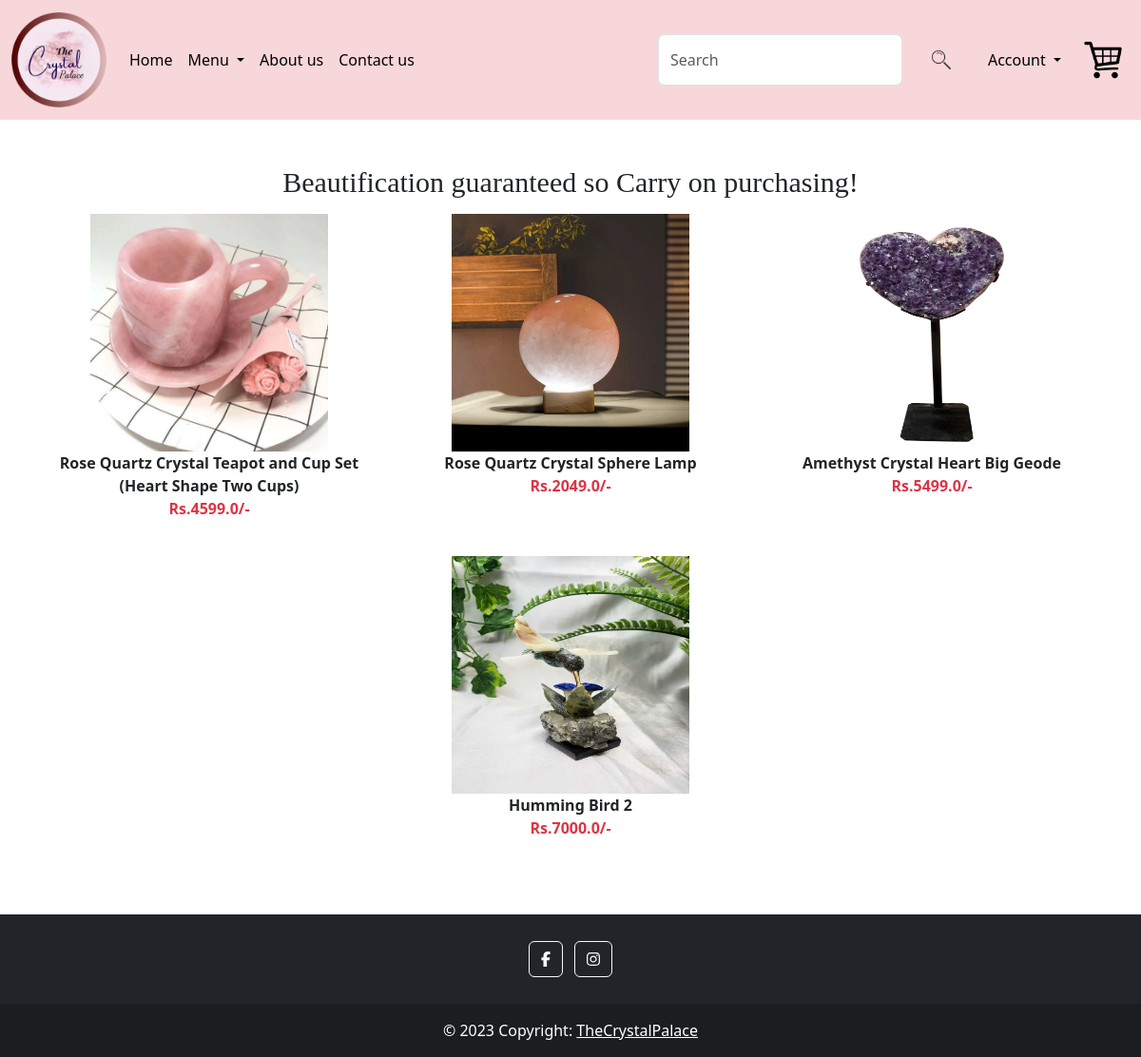
Screenshot of /category/EX (signed in) with the database file from the repository.
### app/models.py (models this page shows, shortened)
class Product(models.Model):
    title = models.CharField(max_length=100)
    selling_price = models.FloatField()
    discounted_price = models.FloatField()
    description = models.TextField()
    benefits = models.TextField(default=' ')
    customization = models.TextField(default=' ')
    category = models.CharField(choices=CATEGORY_CHOICES, max_length=2)
    product_image = models.ImageField(upload_to='product')

### app/views.py (the view)
# urls.py: path('category/<slug:val>', views.CategoryView.as_view(),name="category"),
@method_decorator(login_required,name='dispatch')
class CategoryView(View):
    def get(self,request,val):
        product = Product.objects.filter(category=val)
        title = Product.objects.filter(category=val).values('title') #.annotate(total=Count('title'))
        return render(request,'app/category.html',locals())

### app/templates/app/category.html (shortened to what this page needs)
{% extends 'app/base.html' %}
{% load static %}
{% block main-content %}
    <div class = "container my-5">
        <div class="text-center">
            <h1 style="font-family: Georgia; font-size: 30px;">Beautification guaranteed so Carry on purchasing!</h1></div>
     <div class = "col-sm-15">
        <div class="row">
            {% for prod in  product %}
                <div class="col text-center mb-4">
                    <a href="{%url 'product-detail' prod.id %}" class="btn">
                    <div>
                        <img src="{{prod.product_image.url}}" width="250px" height="250px" />
                        <div class="fw-bold">{{prod.title}}</div>
                        <div class="fw-bold text-danger">
                            Rs.{{prod.discounted_price}}/-
                        </div>
                    </div>
                    </a>
                </div>
            {% endfor %}
        </div>
     </div>
    </div>
{% endblock main-content %}

### app/templates/app/base.html (shortened to what this page needs)
<!DOCTYPE html>
{% load static %}
<html lang="en">
<head>
    <link href="https://cdn.jsdelivr.net/npm/bootstrap@5.3.0-alpha1/dist/css/bootstrap.min.css" rel="stylesheet">
    <link rel="stylesheet" href="https://cdnjs.cloudflare.com/ajax/libs/font-awesome/4.7.0/css/font-awesome.min.css">
    <link rel="stylesheet" href="{% static 'app/css/owl.carousel.min.css'%}"/>
    <link rel="stylesheet" href="{% static 'app/css/all.min.css'%}"/>
    <link rel="stylesheet" href="{% static 'app/css/style.css'%}"/>
    <link rel="stylesheet" href="https://cdnjs.cloudflare.com/ajax/libs/font-awesome/4.7.0/css/font-awesome.min.css">
</head>
<body>
    <nav class="navbar navbar-expand-lg navbar-dark bg-danger-subtle">
      <div class="container-fluid">
        <a class="navbar-brand" href="/">
          <img src="{%static "app\images\homepage\LogoCrystal1.png" %}"width="100" height="100"/>
        </a>
        <div class="collapse navbar-collapse" id="navbarSupportedContent">
          <ul class="navbar-nav me-auto mb-2 mb-lg-0">
            {% if request.user.is_authenticated %}
              <li class="nav-item">
                <a class="nav-link text-black active" aria-current="page" href="/">Home</a>
              </li>
              <li class="nav-item dropdown">
                <a class="nav-link text-black dropdown-toggle" href="#" role="button" data-bs-toggle="dropdown" aria-expanded="false">
                  Menu
                </a>
              </li>
              <li class="nav-item"><a class="nav-link text-black" href="{% url 'about'%}">About us</a></li>
              <li class="nav-item"><a class="nav-link text-black" href="{% url 'contact'%}">Contact us</a></li>
          </ul>
          <form class="d-flex" role="search" action="/search">
            <input class="form-control me-2" type="search" placeholder="Search" name="search" aria-label="Search">
            <button class="btn btn-outline-danger-subtle" type="submit"><img src="{%static "app\images\homepage\search.png" %}"width="40" height="40"/></button>
          </form>
        </div>
        <ul class="navbar-nav me-auto mb-2 mb-lg-0">
          <li class="nav-item dropdown mx-2">
            <a class="nav-link text-black dropdown-toggle" href="#" id="profileDropdown" role="button" data-bs-toggle="dropdown" aria-expanded="false">
            Account </a>
          </li>
          <li class="nav-item  mx-2">
            <a href="{% url 'showcart' %}"> <img src="{%static "app\images\homepage\cart.png" %}"width="40" height="40"/></a>
          </li>
          {% else %}
          <li class="nav-item mx-2 "><a href="{% url 'customerregistration'%}" class="nav-link text-black">Register</a></li>
        </ul>
        {% endif %}
      </div>
    </nav>
    {% block main-content %}{% endblock main-content %}
 <footer class="bg-dark text-center text-white">
      <div class="container p-4 pb-0">
        <section class="mb-4">
          <a class="btn btn-outline-light btn-floating m-1" href="#!" role="button">
            <i class="fab fa-facebook-f"></i>
          </a>
          <a class="btn btn-outline-light btn-floating m-1" href="#!" role="button">
            <i class="fab fa-instagram"></i>
          </a>
        </section>
      </div>
      <div class="text-center p-3" style="background-color: rgba(0, 0, 0, 0.2);">
        © 2023 Copyright:
        <a class="text-white" href="#">TheCrystalPalace</a>
      </div>
  </footer>
  </body>
</html>

### app/static/app/css/style.css (style rules this page uses)
.row::after { content: ""; clear: both; display: table; }

### rows the page displays
Product: product_image (picture), title "Rose Quartz Crystal Teapot and Cup Set (Heart Shape Two Cups)", discounted_price "4599.0"
Product: product_image (picture), title "Rose Quartz Crystal Sphere Lamp", discounted_price "2049.0"
Product: product_image (picture), title "Amethyst Crystal Heart Big Geode", discounted_price "5499.0"
Product: product_image (picture), title "Humming Bird 2", discounted_price "7000.0"
